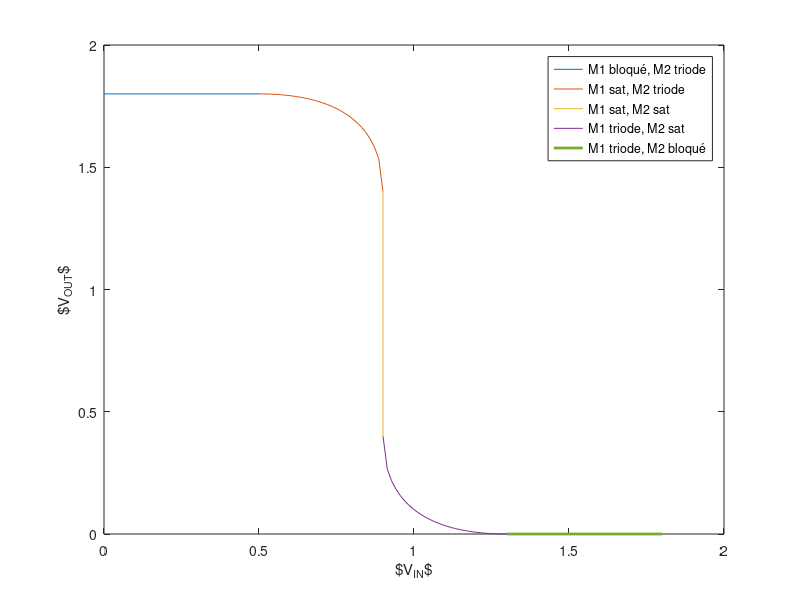

Source code (MATLAB): (Note: this script raises an error after producing the figure.)
Lmin = 0.18e-6;
mu_n = 0.04;
mu_p = 0.02;
Crout = 10e-15;
Vdd = 1.8;
Vt = 0.5;
Cox = 5e-3;
WLn = 1;
WLp = 2;

kn = WLn * mu_n * Cox;
kp = WLp * mu_p * Cox;

Vin = linspace(0, Vdd, 101);
Vin1 = [0, Vt];
Vout1 = [Vdd, Vdd];
Vin2 = [Vdd-Vt, Vdd];
Vout2 = [0, 0];
Vin4 = linspace(Vdd/2, Vdd-Vt, 30);
Vout4 = Vin4 -Vt - sqrt((Vin4-Vt).^2-(Vdd-Vin4-Vt).^2);
Vin5 = Vdd - Vin4;
Vout5 = Vdd - Vout4;
Vin3 = [Vdd/2, Vdd/2];
Vout3 = [Vout5(1), Vout4(1)];
plot(Vin1, Vout1, Vin5, Vout5, Vin3, Vout3, Vin4, Vout4, Vin2, Vout2, 'Linewidth', 2);
legend('M1 bloqué, M2 triode', 'M1 sat, M2 triode', 'M1 sat, M2 sat',...
    'M1 triode, M2 sat', 'M1 triode, M2 bloqué');
xlabel('$V_{IN}$'); ylabel('$V_{OUT}$');
simpletikz('.', 'ex2_1');
